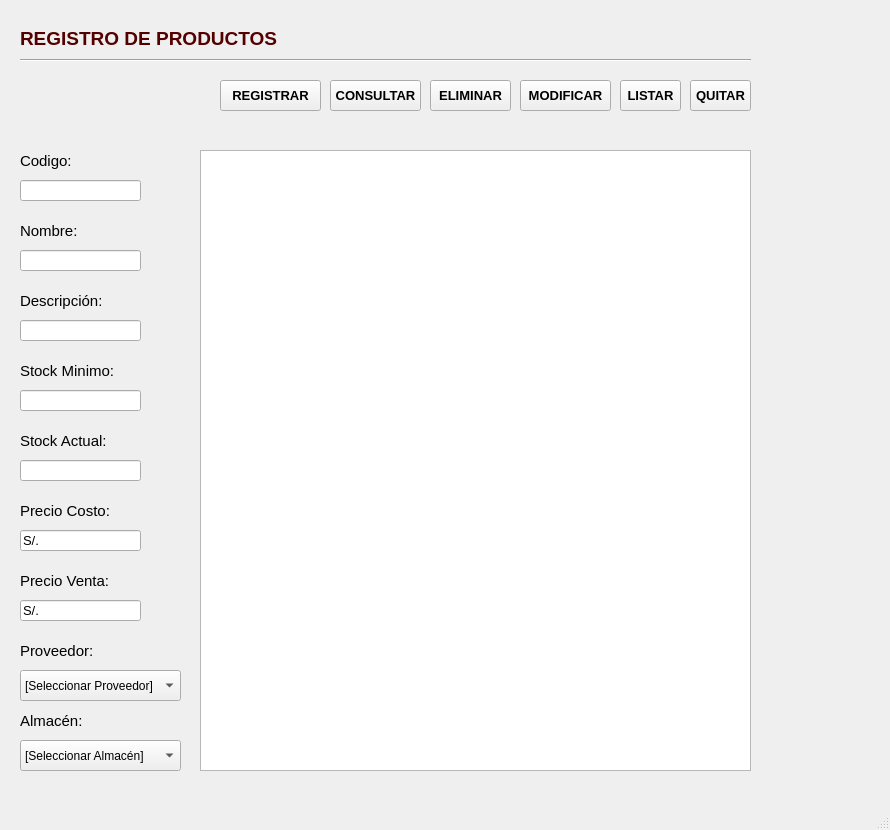
<?xml version="1.0" encoding="UTF-8"?>
<ui version="4.0">
 <class>MainWindow</class>
 <widget class="QMainWindow" name="MainWindow">
  <property name="geometry">
   <rect>
    <x>0</x>
    <y>0</y>
    <width>890</width>
    <height>830</height>
   </rect>
  </property>
  <property name="windowTitle">
   <string>MainWindow</string>
  </property>
  <widget class="QWidget" name="centralwidget">
   <widget class="QLineEdit" name="txtCodigo">
    <property name="geometry">
     <rect>
      <x>20</x>
      <y>180</y>
      <width>121</width>
      <height>21</height>
     </rect>
    </property>
    <property name="font">
     <font>
      <pointsize>10</pointsize>
     </font>
    </property>
   </widget>
   <widget class="Line" name="line">
    <property name="geometry">
     <rect>
      <x>20</x>
      <y>50</y>
      <width>731</width>
      <height>20</height>
     </rect>
    </property>
    <property name="orientation">
     <enum>Qt::Horizontal</enum>
    </property>
   </widget>
   <widget class="QLabel" name="label_2">
    <property name="geometry">
     <rect>
      <x>20</x>
      <y>150</y>
      <width>61</width>
      <height>21</height>
     </rect>
    </property>
    <property name="font">
     <font>
      <pointsize>11</pointsize>
     </font>
    </property>
    <property name="text">
     <string>Codigo:</string>
    </property>
   </widget>
   <widget class="QLabel" name="label_3">
    <property name="geometry">
     <rect>
      <x>20</x>
      <y>220</y>
      <width>71</width>
      <height>21</height>
     </rect>
    </property>
    <property name="font">
     <font>
      <pointsize>11</pointsize>
     </font>
    </property>
    <property name="text">
     <string>Nombre:</string>
    </property>
   </widget>
   <widget class="QLineEdit" name="txtNombre">
    <property name="geometry">
     <rect>
      <x>20</x>
      <y>250</y>
      <width>121</width>
      <height>21</height>
     </rect>
    </property>
    <property name="font">
     <font>
      <pointsize>10</pointsize>
     </font>
    </property>
   </widget>
   <widget class="QLabel" name="label_7">
    <property name="geometry">
     <rect>
      <x>20</x>
      <y>290</y>
      <width>81</width>
      <height>21</height>
     </rect>
    </property>
    <property name="font">
     <font>
      <pointsize>11</pointsize>
     </font>
    </property>
    <property name="text">
     <string>Descripción:</string>
    </property>
   </widget>
   <widget class="QLineEdit" name="txtDescripcion">
    <property name="geometry">
     <rect>
      <x>20</x>
      <y>320</y>
      <width>121</width>
      <height>21</height>
     </rect>
    </property>
   </widget>
   <widget class="QLineEdit" name="txtStockMinimo">
    <property name="geometry">
     <rect>
      <x>20</x>
      <y>390</y>
      <width>121</width>
      <height>21</height>
     </rect>
    </property>
    <property name="font">
     <font>
      <pointsize>10</pointsize>
     </font>
    </property>
   </widget>
   <widget class="QLabel" name="label_8">
    <property name="geometry">
     <rect>
      <x>20</x>
      <y>360</y>
      <width>101</width>
      <height>21</height>
     </rect>
    </property>
    <property name="font">
     <font>
      <pointsize>11</pointsize>
     </font>
    </property>
    <property name="text">
     <string>Stock Minimo:</string>
    </property>
   </widget>
   <widget class="QLineEdit" name="txtStockActual">
    <property name="geometry">
     <rect>
      <x>20</x>
      <y>460</y>
      <width>121</width>
      <height>21</height>
     </rect>
    </property>
    <property name="font">
     <font>
      <pointsize>10</pointsize>
     </font>
    </property>
    <property name="text">
     <string/>
    </property>
   </widget>
   <widget class="QLabel" name="label_9">
    <property name="geometry">
     <rect>
      <x>20</x>
      <y>430</y>
      <width>91</width>
      <height>21</height>
     </rect>
    </property>
    <property name="font">
     <font>
      <pointsize>11</pointsize>
     </font>
    </property>
    <property name="text">
     <string>Stock Actual:</string>
    </property>
   </widget>
   <widget class="QLineEdit" name="txtPrecioCosto">
    <property name="geometry">
     <rect>
      <x>20</x>
      <y>530</y>
      <width>121</width>
      <height>21</height>
     </rect>
    </property>
    <property name="font">
     <font>
      <pointsize>10</pointsize>
     </font>
    </property>
    <property name="text">
     <string>S/.</string>
    </property>
   </widget>
   <widget class="QLabel" name="label_10">
    <property name="geometry">
     <rect>
      <x>20</x>
      <y>500</y>
      <width>91</width>
      <height>21</height>
     </rect>
    </property>
    <property name="font">
     <font>
      <pointsize>11</pointsize>
     </font>
    </property>
    <property name="text">
     <string>Precio Costo:</string>
    </property>
   </widget>
   <widget class="QLineEdit" name="txtPrecioVenta">
    <property name="geometry">
     <rect>
      <x>20</x>
      <y>600</y>
      <width>121</width>
      <height>21</height>
     </rect>
    </property>
    <property name="font">
     <font>
      <pointsize>10</pointsize>
     </font>
    </property>
    <property name="text">
     <string>S/.</string>
    </property>
   </widget>
   <widget class="QLabel" name="label_11">
    <property name="geometry">
     <rect>
      <x>20</x>
      <y>570</y>
      <width>91</width>
      <height>21</height>
     </rect>
    </property>
    <property name="font">
     <font>
      <pointsize>11</pointsize>
     </font>
    </property>
    <property name="text">
     <string>Precio Venta:</string>
    </property>
   </widget>
   <widget class="QLabel" name="label_12">
    <property name="geometry">
     <rect>
      <x>20</x>
      <y>640</y>
      <width>81</width>
      <height>21</height>
     </rect>
    </property>
    <property name="font">
     <font>
      <pointsize>11</pointsize>
     </font>
    </property>
    <property name="text">
     <string>Proveedor:</string>
    </property>
   </widget>
   <widget class="QComboBox" name="cboProveedor">
    <property name="geometry">
     <rect>
      <x>20</x>
      <y>670</y>
      <width>161</width>
      <height>31</height>
     </rect>
    </property>
    <property name="font">
     <font>
      <pointsize>9</pointsize>
     </font>
    </property>
    <item>
     <property name="text">
      <string>[Seleccionar Proveedor]</string>
     </property>
    </item>
    <item>
     <property name="text">
      <string>Alicorp</string>
     </property>
    </item>
    <item>
     <property name="text">
      <string>Gloria</string>
     </property>
    </item>
    <item>
     <property name="text">
      <string>Nicolini</string>
     </property>
    </item>
    <item>
     <property name="text">
      <string>AJE</string>
     </property>
    </item>
   </widget>
   <widget class="QLabel" name="label_13">
    <property name="geometry">
     <rect>
      <x>20</x>
      <y>710</y>
      <width>161</width>
      <height>21</height>
     </rect>
    </property>
    <property name="font">
     <font>
      <pointsize>11</pointsize>
     </font>
    </property>
    <property name="text">
     <string>Almacén:</string>
    </property>
   </widget>
   <widget class="QComboBox" name="cboAlmacen">
    <property name="geometry">
     <rect>
      <x>20</x>
      <y>740</y>
      <width>161</width>
      <height>31</height>
     </rect>
    </property>
    <property name="font">
     <font>
      <pointsize>9</pointsize>
     </font>
    </property>
    <item>
     <property name="text">
      <string>[Seleccionar Almacén]</string>
     </property>
    </item>
    <item>
     <property name="text">
      <string>Lacteos</string>
     </property>
    </item>
    <item>
     <property name="text">
      <string>Trigos</string>
     </property>
    </item>
    <item>
     <property name="text">
      <string>Frutas</string>
     </property>
    </item>
    <item>
     <property name="text">
      <string>Verduras</string>
     </property>
    </item>
   </widget>
   <widget class="QTableWidget" name="tblProductos">
    <property name="geometry">
     <rect>
      <x>200</x>
      <y>150</y>
      <width>551</width>
      <height>621</height>
     </rect>
    </property>
   </widget>
   <widget class="QPushButton" name="btnRegistrar">
    <property name="geometry">
     <rect>
      <x>220</x>
      <y>80</y>
      <width>101</width>
      <height>31</height>
     </rect>
    </property>
    <property name="font">
     <font>
      <family>Arial</family>
      <pointsize>10</pointsize>
      <weight>75</weight>
      <bold>true</bold>
     </font>
    </property>
    <property name="text">
     <string>REGISTRAR</string>
    </property>
   </widget>
   <widget class="QPushButton" name="btnConsultar">
    <property name="geometry">
     <rect>
      <x>330</x>
      <y>80</y>
      <width>91</width>
      <height>31</height>
     </rect>
    </property>
    <property name="font">
     <font>
      <family>Arial</family>
      <pointsize>10</pointsize>
      <weight>75</weight>
      <bold>true</bold>
     </font>
    </property>
    <property name="text">
     <string>CONSULTAR</string>
    </property>
   </widget>
   <widget class="QPushButton" name="btnModificar">
    <property name="geometry">
     <rect>
      <x>520</x>
      <y>80</y>
      <width>91</width>
      <height>31</height>
     </rect>
    </property>
    <property name="font">
     <font>
      <family>Arial</family>
      <pointsize>10</pointsize>
      <weight>75</weight>
      <bold>true</bold>
     </font>
    </property>
    <property name="text">
     <string>MODIFICAR</string>
    </property>
   </widget>
   <widget class="QPushButton" name="btnEliminar">
    <property name="geometry">
     <rect>
      <x>430</x>
      <y>80</y>
      <width>81</width>
      <height>31</height>
     </rect>
    </property>
    <property name="font">
     <font>
      <family>Arial</family>
      <pointsize>10</pointsize>
      <weight>75</weight>
      <bold>true</bold>
     </font>
    </property>
    <property name="text">
     <string>ELIMINAR</string>
    </property>
   </widget>
   <widget class="QPushButton" name="btnQuitar">
    <property name="geometry">
     <rect>
      <x>690</x>
      <y>80</y>
      <width>61</width>
      <height>31</height>
     </rect>
    </property>
    <property name="font">
     <font>
      <family>Arial</family>
      <pointsize>10</pointsize>
      <weight>75</weight>
      <bold>true</bold>
     </font>
    </property>
    <property name="text">
     <string>QUITAR</string>
    </property>
   </widget>
   <widget class="QPushButton" name="btnListar">
    <property name="geometry">
     <rect>
      <x>620</x>
      <y>80</y>
      <width>61</width>
      <height>31</height>
     </rect>
    </property>
    <property name="font">
     <font>
      <family>Arial</family>
      <pointsize>10</pointsize>
      <weight>75</weight>
      <bold>true</bold>
     </font>
    </property>
    <property name="text">
     <string>LISTAR</string>
    </property>
   </widget>
   <widget class="QLabel" name="label_4">
    <property name="geometry">
     <rect>
      <x>20</x>
      <y>30</y>
      <width>261</width>
      <height>16</height>
     </rect>
    </property>
    <property name="font">
     <font>
      <family>Arial</family>
      <pointsize>14</pointsize>
      <weight>75</weight>
      <bold>true</bold>
     </font>
    </property>
    <property name="styleSheet">
     <string notr="true">color: rgb(85, 0, 0);</string>
    </property>
    <property name="text">
     <string>REGISTRO DE PRODUCTOS</string>
    </property>
   </widget>
  </widget>
  <widget class="QStatusBar" name="statusbar"/>
 </widget>
 <resources/>
 <connections/>
</ui>
